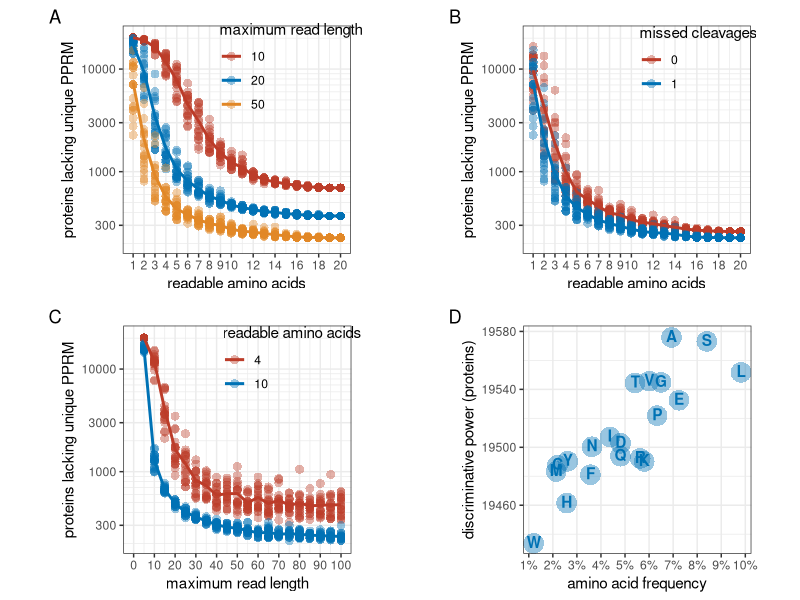

R code for this plot:
library(ggplot2)
library(ggsci)
library(gridExtra)

## read data and construct data frames for panel A
A10<-as.matrix(read.csv("./simulation_results/max10_missed1.csv", header = FALSE, sep = ","), byrow = TRUE)
A20<-as.matrix(read.csv("./simulation_results/max20_missed1.csv", header = FALSE, sep = ","), byrow = TRUE)
A50<-as.matrix(read.csv("./simulation_results/max50_missed1.csv", header = FALSE, sep = ","), byrow = TRUE)
A<-rbind(A10, A20, A50)
dfA1 <- data.frame(x = rep(1:20, 60),
                   y = as.vector(t(A)),
                   maxlen = c(rep("10", 400), rep("20", 400), rep("50", 400)))
dfA2 <- data.frame(x = 1:20,
                   y = colMeans(A10),
                   maxlen = rep("10", 20))
dfA3 <- data.frame(x = 1:20,
                   y = colMeans(A20),
                   maxlen = rep("20", 20))
dfA4 <- data.frame(x = 1:20,
                   y = colMeans(A50),
                   maxlen = rep("50", 20))

## read data and construct data frames for panel B
B0<-as.matrix(read.csv("./simulation_results/max50_missed0.csv", header = FALSE, sep = ","), byrow = TRUE)
B1<-as.matrix(read.csv("./simulation_results/max50_missed1.csv", header = FALSE, sep = ","), byrow = TRUE)
B<-rbind(B0, B1)
dfB1 <- data.frame(x = rep(1:20, 40),
                  y = as.vector(t(B)),
                  missed_cleavages = c(rep("0", 400), rep("1", 400)))
dfB2 <- data.frame(x = 1:20,
                  y = colMeans(B[1:20,]),
                  missed_cleavages = rep("0", 20))
dfB3 <- data.frame(x = 1:20,
                   y = colMeans(B[21:33,]),
                   missed_cleavages = rep("1", 20))

## read data and construct data frames for panel C
C4 <- as.matrix(read.csv("./simulation_results/read4_max5_100_missed1.csv", header = FALSE, sep = ","), byrow = TRUE)
C10 <- as.matrix(read.csv("./simulation_results/read10_max5_100_missed1.csv", header = FALSE, sep = ","), byrow = TRUE)
C <- rbind(C4, C10)
dfC1 <- data.frame(x = rep(5*(1:20), 40),
                   y = as.vector(t(C)),
                   n_read = c(rep("4", 400), rep("10", 400)))
dfC2 <- data.frame(x = 5*(1:20),
                   y = colMeans(C4),
                   n_read = rep("4", 20))
dfC3 <- data.frame(x = 5*(1:20),
                   y = colMeans(C10),
                   n_read = rep("10", 20))

## read data and construct data frames for panel D
D4 <- read.csv("./simulation_results/read4_max50_missed1.csv", header = FALSE, sep = ",")
D5 <- read.csv("./simulation_results/read5_max50_missed1.csv", header = FALSE, sep = ",")
D6 <- read.csv("./simulation_results/read6_max50_missed1.csv", header = FALSE, sep = ",")
D <- rbind(D4, D5, D6)
nA<-c(); nR<-c(); nN<-c(); nD<-c(); nC<-c(); nE<-c(); nQ<-c(); nG<-c(); nH<-c(); nI<-c();
nL<-c(); nK<-c(); nM<-c(); nF<-c(); nP<-c(); nS<-c(); nT<-c(); nW<-c(); nY<-c(); nV<-c();
nX<-c()
PLURs <- 20322 - as.numeric(D[,2]) # PLUR = Proteins Lacking Unique Reads
for (i in 1:dim(D)[1]) {
  nA[i] <- sum(charToRaw(D[i,1]) == charToRaw('A'))
  nR[i] <- sum(charToRaw(D[i,1]) == charToRaw('R'))
  nN[i] <- sum(charToRaw(D[i,1]) == charToRaw('N'))
  nD[i] <- sum(charToRaw(D[i,1]) == charToRaw('D'))
  nC[i] <- sum(charToRaw(D[i,1]) == charToRaw('C'))
  nE[i] <- sum(charToRaw(D[i,1]) == charToRaw('E'))
  nQ[i] <- sum(charToRaw(D[i,1]) == charToRaw('Q'))
  nG[i] <- sum(charToRaw(D[i,1]) == charToRaw('G'))
  nH[i] <- sum(charToRaw(D[i,1]) == charToRaw('H'))
  nI[i] <- sum(charToRaw(D[i,1]) == charToRaw('I'))
  nL[i] <- sum(charToRaw(D[i,1]) == charToRaw('L'))
  nK[i] <- sum(charToRaw(D[i,1]) == charToRaw('K'))
  nM[i] <- sum(charToRaw(D[i,1]) == charToRaw('M'))
  nF[i] <- sum(charToRaw(D[i,1]) == charToRaw('F'))
  nP[i] <- sum(charToRaw(D[i,1]) == charToRaw('P'))
  nS[i] <- sum(charToRaw(D[i,1]) == charToRaw('S'))
  nT[i] <- sum(charToRaw(D[i,1]) == charToRaw('T'))
  nW[i] <- sum(charToRaw(D[i,1]) == charToRaw('W'))
  nY[i] <- sum(charToRaw(D[i,1]) == charToRaw('Y'))
  nV[i] <- sum(charToRaw(D[i,1]) == charToRaw('V'))
  nX[i] <- 1
}
min(sum(nA), sum(nR), sum(nN), sum(nD), sum(nC), sum(nE), sum(nQ), sum(nG), sum(nH), sum(nI), sum(nL), sum(nK), sum(nM), sum(nF), sum(nP), sum(nS), sum(nT), sum(nW), sum(nY), sum(nV))
fit <- lm(PLURs ~ nA+nR+nN+nD+nC+nE+nQ+nG+nH+nI+nL+nK+nM+nF+nP+nS+nT+nW+nY+nV)
PLUR_coeffs <- coefficients(fit)[1] + as.vector(coefficients(fit))[2:21] # add intercept
aa_freqs <- read.csv(file = "./simulation_results/amino_acid_frequencies.csv", header = FALSE, sep = ",")
colnames(aa_freqs) <- c("aa", "x")
dfD <- data.frame(x = as.vector(aa_freqs[2]/sum(aa_freqs[2])),
                  y = PLUR_coeffs[1:20],
                  aa <- aa_freqs[1])


## read data and construct data frames for Figure 3
A50<-as.matrix(read.csv("./simulation_results/max50_missed1.csv", header = FALSE, sep = ","), byrow = TRUE)
NI<-as.matrix(read.csv("./simulation_results/non_ideal_max50_missed1_first20.csv", header = FALSE, sep = ","), byrow = TRUE)
NI<-rbind(A50[1,1:20], NI)
dfNI1 <- data.frame(x = rep(1:20, 2),
                    y = as.vector(t(NI)),
                    maxlen = c(rep("ideal", 20), rep("non-ideal",20)))


## plot number of protein with unique reads as function of read amino acids
plotA <- ggplot(NULL, aes(x, y, color = maxlen)) +
  scale_color_nejm() +
  geom_point(
    data = dfA1,
    alpha = 0.4,
    shape = 16,
    size = 3,
    stroke = 0
  ) +
  geom_line(data = dfA2, size = 1) +
  geom_line(data = dfA3, size = 1) +
  geom_line(data = dfA4, size = 1) +
  scale_x_continuous(limits = c(1,20), breaks = c(1:9,10,12,14,16,18,20), minor_breaks = 1:20) +
  scale_y_log10(limits = c(200,21000), breaks = c(300, 1000, 3000, 10000), minor_breaks = rep(1:9, 21)*(10^rep(-10:10, each=9))) +
  xlab('readable amino acids') +
  ylab('proteins lacking unique PPRM') +
  labs(tag = "A", color = "maximum read length") +
  theme_bw() +
  theme(aspect.ratio=1) +
  theme(legend.position = c(0.737, 0.812),
        legend.key = element_rect(colour = NA, fill = NA),
        legend.background = element_rect(fill = alpha("white", 0)))

## plot number of protein with unique reads as function of read amino acids
plotB <- ggplot(NULL, aes(x, y, color = missed_cleavages)) +
  scale_color_nejm() +
  geom_point(
    data = dfB1,
    alpha = 0.4,
    shape = 16,
    size = 3,
    stroke = 0
  ) +
  geom_line(data = dfB2, size = 1) +
  geom_line(data = dfB3, size = 1) +
  scale_x_continuous(limits = c(1,20), breaks = c(1:9,10,12,14,16,18,20), minor_breaks = 1:20) +
  scale_y_log10(limits = c(200,21000), breaks = c(300, 1000, 3000, 10000), minor_breaks = rep(1:9, 21)*(10^rep(-10:10, each=9))) +
  xlab('readable amino acids') +
  ylab('proteins lacking unique PPRM') +
  labs(tag = "B", color = "missed cleavages") +
  theme_bw() +
  theme(aspect.ratio=1) +
  theme(legend.position = c(0.77, 0.85),
        legend.key = element_rect(colour = NA, fill = NA),
        legend.background = element_rect(fill = alpha("white", 0)))

## plot number of protein with unique reads as function of read amino acids
plotC <- ggplot(NULL, aes(x, y, color = factor(sort(as.numeric(n_read))))) +
  scale_color_nejm() +
  geom_point(
    data = dfC1,
    alpha = 0.4,
    shape = 16,
    size = 3,
    stroke = 0
  ) +
  geom_line(data = dfC2,
            size = 1) +
  geom_line(data = dfC3,
            size = 1) +
  scale_x_continuous(limits = c(0, 100), breaks = 10*(0:10), minor_breaks = 5*0:20) +
  scale_y_log10(limits = c(200, 21000), breaks = c(300, 1000, 3000, 10000), minor_breaks = rep(1:9, 21)*(10^rep(-10:10, each=9))) +
  xlab("maximum read length") +
  ylab("proteins lacking unique PPRM") +
  labs(tag = "C", color = "readable amino acids") +
  theme_bw() +
  theme(aspect.ratio=1) +
  theme(legend.position = c(0.74, 0.85),
        legend.key = element_rect(colour = NA, fill = NA),
        legend.background = element_rect(fill = alpha("white", 0)))

## plot number of protein with unique reads as function of read amino acids
plotD <- ggplot(NULL, aes(x, y, label = aa)) +
  scale_color_nejm() +
  geom_point(
    data = dfD,
    alpha = 0.4,
    shape = 16,
    size = 7,
    stroke = 0,
    color = rgb(0,114/256,181/256)
  ) +
  geom_text(data = dfD, aes(fontface = "bold"), nudge_x = 0, nudge_y = 1, color = rgb(0,114/256,181/256)) +

  #ylim(19750, 20100) +
  scale_x_continuous(labels = scales::percent_format(accuracy = 1), breaks = 1:10/100, minor_breaks = NULL) +
  xlab('amino acid frequency') +
  ylab('discriminative power (proteins)') +
  labs(tag = "D") +
  theme_bw() +
  theme(aspect.ratio=1)

## plot ideal vs non-ideal behavior (for read length <=50, 1 missed)
plotNI <- ggplot(NULL, aes(x, y, color = maxlen)) +
  scale_color_nejm() +
  geom_point(
    data = dfNI1,
    alpha = 0.4,
    shape = 16,
    size = 3,
    stroke = 0
  ) +
  #geom_line(data = dfNI2, size = 1) +
  #geom_line(data = dfNI3, size = 1) +
  scale_x_continuous(limits = c(1,20), breaks = c(1:9,10,12,14,16,18,20), minor_breaks = 1:20) +
  scale_y_log10(limits = c(200,21000), breaks = c(300, 1000, 3000, 10000), minor_breaks = rep(1:9, 21)*(10^rep(-10:10, each=9))) +
  xlab('readable amino acids') +
  ylab('proteins lacking unique PPRM') +
  labs(tag = " ", color = "conditions") +
  theme_bw() +
  theme(aspect.ratio=1) +
  theme(legend.position = c(0.83, 0.85),
        legend.key = element_rect(colour = NA, fill = NA),
        legend.background = element_rect(fill = alpha("white", 0)))


## plot all four panels A-D
grid.arrange(plotA,plotB,plotC,plotD, ncol=2, padding = NULL)
